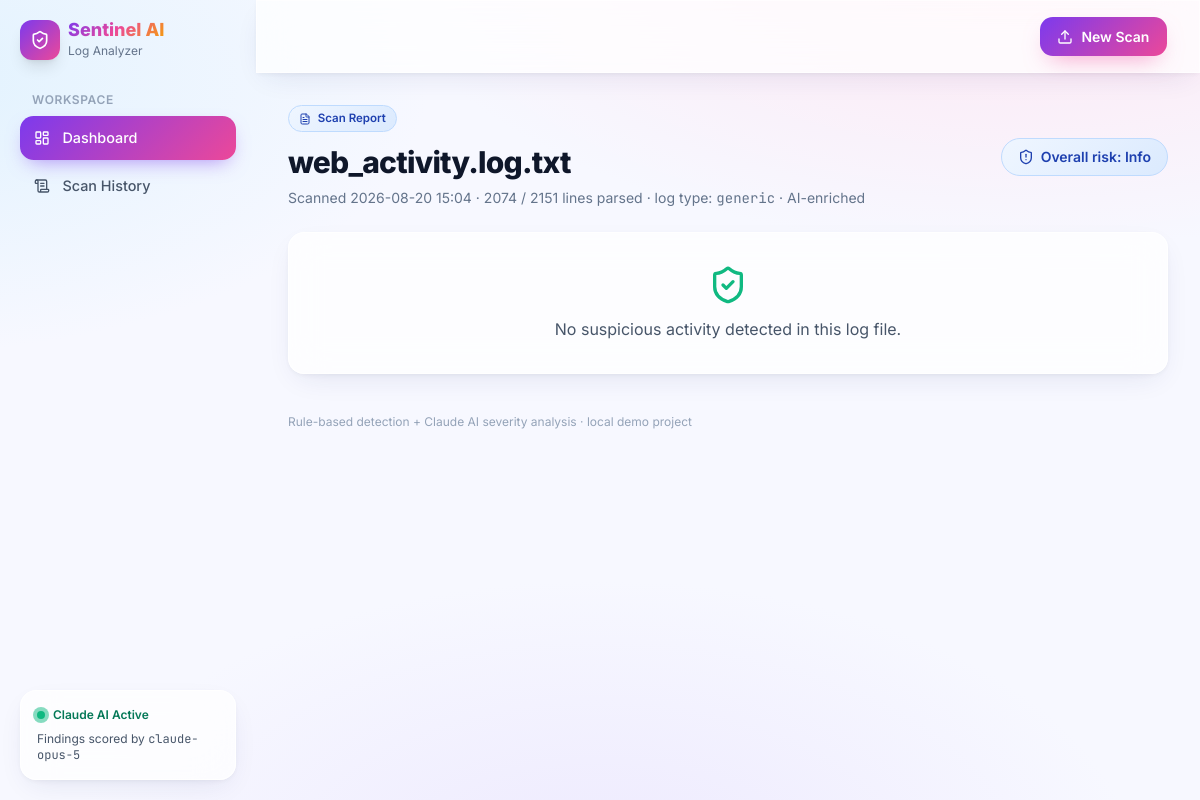
/scan/2, run on the app's committed database.
### models.py (models this page shows)
class Scan(db.Model):
    __tablename__ = "scans"
    id = db.Column(db.Integer, primary_key=True)
    filename = db.Column(db.String(255), nullable=False)
    log_type = db.Column(db.String(50), nullable=False, default="generic")
    uploaded_at = db.Column(db.DateTime, default=datetime.utcnow)
    total_lines = db.Column(db.Integer, default=0)
    parsed_lines = db.Column(db.Integer, default=0)
    ai_powered = db.Column(db.Boolean, default=False)
    findings = db.relationship(
        "Finding", backref="scan", cascade="all, delete-orphan", lazy="dynamic"
    )
    def severity_counts(self):
        counts = {"Critical": 0, "High": 0, "Medium": 0, "Low": 0, "Info": 0}
        for f in self.findings:
            counts[f.severity] = counts.get(f.severity, 0) + 1
        return counts
    def overall_risk(self):
        counts = self.severity_counts()
        if counts["Critical"]:
            return "Critical"
        if counts["High"]:
            return "High"
        if counts["Medium"]:
            return "Medium"
        if counts["Low"]:
            return "Low"
        return "Info"

### app.py (the view)
    @app.route("/scan/<int:scan_id>")
    def scan_results(scan_id):
        scan = Scan.query.get_or_404(scan_id)
        all_findings = scan.findings.all()
        findings = sorted(all_findings, key=lambda f: f.severity_rank())
        timeline_findings = sorted(all_findings, key=lambda f: f.first_seen or "", reverse=True)
        severity_counts = scan.severity_counts()
        type_totals = {}
        for f in all_findings:
            type_totals[f.finding_type] = type_totals.get(f.finding_type, 0) + 1
        type_counts = sorted(type_totals.items(), key=lambda kv: kv[1], reverse=True)
        severity_chart_data = {
            "labels": [lvl for lvl in ["Critical", "High", "Medium", "Low", "Info"] if severity_counts.get(lvl, 0)],
            "counts": [severity_counts[lvl] for lvl in ["Critical", "High", "Medium", "Low", "Info"] if severity_counts.get(lvl, 0)],
            "colors": [SEVERITY_COLORS[lvl] for lvl in ["Critical", "High", "Medium", "Low", "Info"] if severity_counts.get(lvl, 0)],
        }
        type_chart_data = {
            "labels": [t for t, _ in type_counts],
            "counts": [c for _, c in type_counts],
            "colors": [TYPE_COLORS[i % len(TYPE_COLORS)] for i in range(len(type_counts))],
        }
        return render_template(
            "results.html",
            scan=scan,
            findings=findings,
            timeline_findings=timeline_findings,
            severity_counts=severity_counts,
            severity_colors=SEVERITY_COLORS,
            type_counts=type_counts,
            type_colors=TYPE_COLORS,
            severity_chart_data=severity_chart_data,
            type_chart_data=type_chart_data,
            overall_risk=scan.overall_risk(),
        )

### ai_analyzer.py (called while the page is built)
    def available(self):
        return self.client is not None

### templates/results.html (shortened to what this page needs)
{% extends "base.html" %}
{% block content %}
<div class="flex flex-col md:flex-row md:items-center md:justify-between gap-4">
  <div>
    <div class="chip sev-info mb-3"><i data-lucide="file-text" class="w-3 h-3"></i> Scan Report</div>
    <h1 class="text-2xl md:text-3xl font-extrabold tracking-tight break-all">{{ scan.filename }}</h1>
    <p class="text-slate-500 mt-2 text-sm">
      Scanned {{ scan.uploaded_at.strftime('%Y-%m-%d %H:%M') }} &middot;
      {{ scan.parsed_lines }} / {{ scan.total_lines }} lines parsed &middot;
      log type: <span class="mono">{{ scan.log_type }}</span> &middot;
      {% if scan.ai_powered %}AI-enriched{% else %}rule-based fallback{% endif %}
    </p>
  </div>
  <div class="chip sev-{{ overall_risk|lower }} text-sm px-4 py-2">
    <i data-lucide="shield-alert" class="w-4 h-4"></i> Overall risk: {{ overall_risk }}
  </div>
</div>
{% if not findings %}
<div class="glass rounded-2xl p-8 text-center">
  <i data-lucide="shield-check" class="w-10 h-10 mx-auto text-emerald-500 mb-3"></i>
  <p class="text-slate-600">No suspicious activity detected in this log file.</p>
</div>
{% endif %}
{% endblock %}

### templates/base.html (style rules this page uses)
:root { --violet:#7c3aed; --cyan:#06b6d4; --pink:#ec4899; --amber:#f59e0b; --emerald:#10b981; --red:#ef4444; }
* { font-family:'Inter',sans-serif }
.mono { font-family:'JetBrains Mono',monospace }
body { background: radial-gradient(1200px 600px at 85% -10%, #ffe4f1 0%, transparent 55%), radial-gradient(1000px 500px at -10% 10%, #e0f2fe 0%, transparent 55%), radial-gradient(900px 500px at 50% 110%, #ede9fe 0%, transparent 60%), #f7f8ff; color:#0f172a; min-height:100vh; }
.glass { background:rgba(255,255,255,0.72); backdrop-filter:blur(18px); -webkit-backdrop-filter:blur(18px); border:1px solid rgba(255,255,255,0.8); box-shadow:0 10px 30px -10px rgba(31,41,114,.12), 0 2px 6px -1px rgba(15,23,42,.06); }
.sev-info { background:linear-gradient(135deg,#eff6ff,#dbeafe);color:#1e40af;border:1px solid #bfdbfe }
.chip { display:inline-flex;align-items:center;gap:.4rem;padding:.25rem .65rem;border-radius:999px;font-size:.72rem;font-weight:600 }

### data on the page
Scan: filename "web_activity.log.txt", uploaded_at "2026-08-20 15:04", parsed_lines "2074", total_lines "2151", log_type "generic"

### other printed values
{{ 'Claude AI Active' if ai_available else 'Rule-based Mode' }} "Claude AI Active"
{{ claude_model }} "claude-opus-5"
{{ overall_risk }} "Info"
